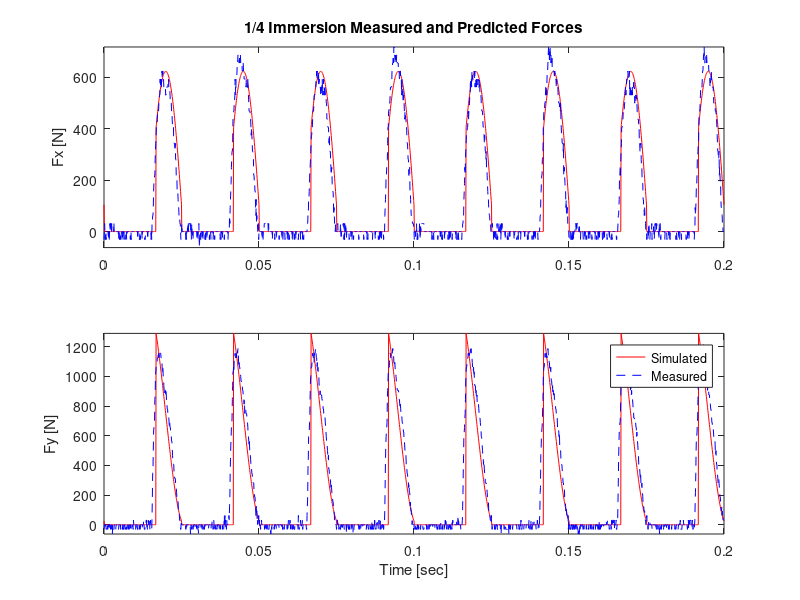
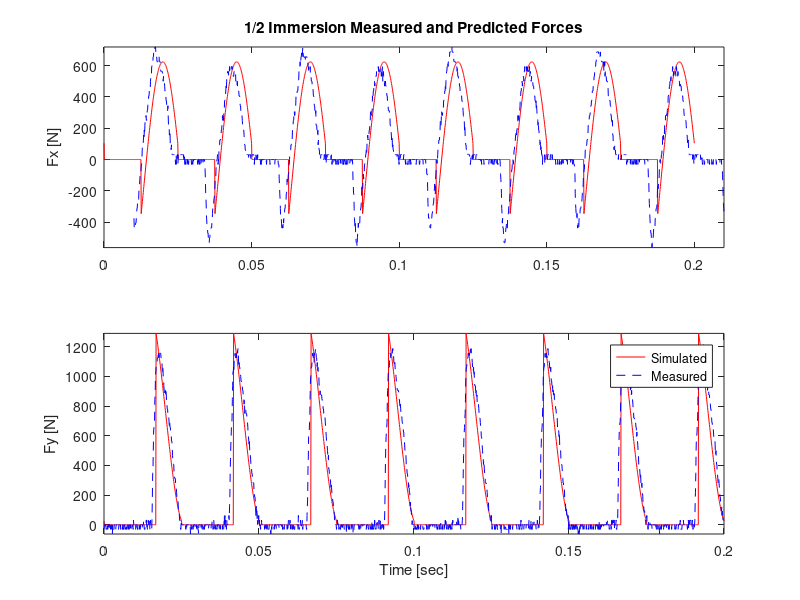
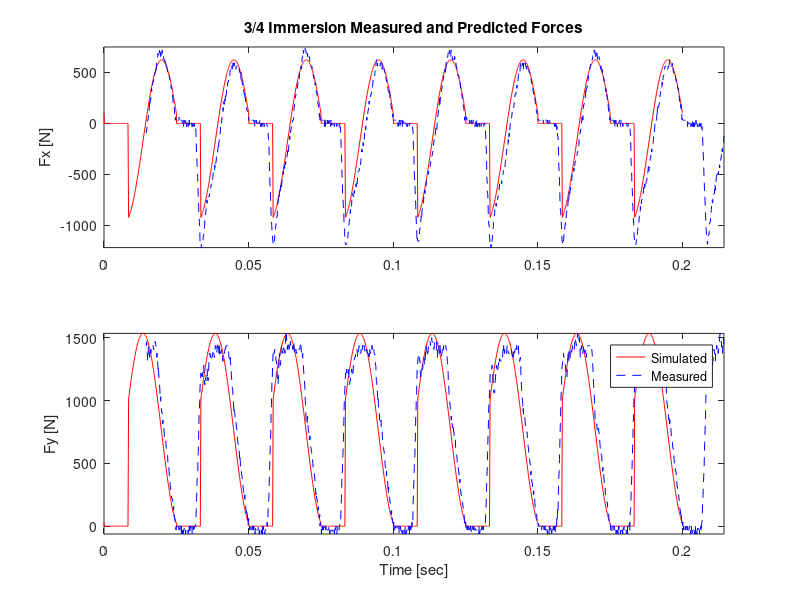
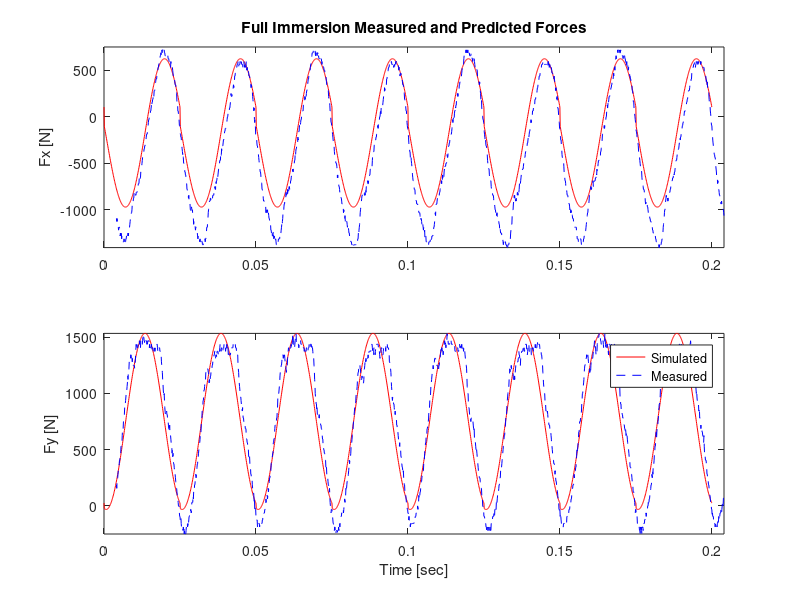

Here is the MATLAB script that generated these plots, in order:
% Project 2: Simulating End Mill Forces %
% Quarter Immersion %
% By: Keshav Iyengar: 20466956 %

% m file to simulate helical end milling forces %
clear;

% Angle conversions
d2r = pi/180; % degree to radian
r2d = 180/pi; % radian to degree

% Workpeice data %
% AL 6061 %
tau_s = 209.24; % shear strength [N/mm2]
phi_c = 27.67*d2r; % shear angle [rad]
B_a = 32.27*d2r; % Friction angle [rad]
kte = 23.66; % tangential edge force coefficent [N/mm]
kfe = 5.57; % normal edge force coefficent [N/mm]

% 4 flute HSS cylindrical endmill %
D = 25.4; % diameter [mm]
r = D/2; % radius [mm]
B = d2r*30.0; % helix angle [rad]
a_n = d2r*5.0; % normal rake angle [rad]
Nf = 2; % number of flutes []

% Machining conditions %
n = 1200; % spindle speed [rpm]
a = 4.0; % axis depth of cut [mm]
f = 1200; % feedrate [mm/min]
calib_factor = 200; % force calibration factor [N/V]

% Assumptions %
i = B; % oblique angle = helix angle [rad]
eta = i; % chip flow angle = oblique angle [rad] [Stabler's chip flow rule]
B_n=atan(tan(B_a)*cos(eta)); %[rad] Friction Coefficient Ba and Shear Stress, Ts, are the same in both orthogonal & Oblique Cutting
phi_n = phi_c; %[rad] Orthogonal Shear Angle = Normal Shear Angle in Oblique
a_r = a_n; %[rad] Orthogonal Normal Rake Angle = Rake Angle in Oblique 
kre = kfe; %[N/mm] Normal Edge Force Coefficient in Orthogonal Cutting is Equivalent to Radial Edge Force in Milling
% Feed Per Tooth
c = f/(Nf*n); % feed per tooth [mm]

% Cutting coefficents
den = sqrt(cos(phi_n+B_n-a_n)^2 + tan(eta)^2*sin(B_n)^2); % Denominator
ktc = (tau_s/sin(phi_c))*(cos(B_n-a_n)+tan(i)*tan(eta)*sin(B_n))/(den);
krc = (tau_s/sin(phi_c))*(cos(B_n-a_n)*tan(i)-tan(eta)*sin(B_n))/(den);
kfc = (tau_s/(sin(phi_c)*cos(i)))*((sin(B_n-a_n))/(den));

% Discritization %
Ts = 0.0001; % Sampling period [sec]
Trev = (n/60); % period of one revolution [sec]
rot_number = 4; % number of revolutions to consider []
dphi = Trev*2*pi*Ts; % angular increment
phi = (0:dphi:rot_number*2*pi); % rotation array for bottom of flute 1 [rad]
Nt = length(phi); % number of time (or rotation) samples to consider
t = (0:Ts:rot_number/Trev); % time array
%t_meas = (0:ts:(N_meas-1)*Ts)' % time array for measured forces [sec]

phi_p = (2*pi)/Nf; % Angle between teeth [rad]

% Vertical Integration %
dz = 0.1; % vertical integration increment [mm]
Nz = a/dz; % number of vertical segments
z = (dz:dz:a); % [mm] vertical integration array

% Immersion %
im = [0.25,0.5,0.75,1]*D; %[mm] Downmilling 1/4,1/2,3/4,1 

% allocate array; columns are each immersion%
Fx = zeros(length(im),Nt); % x axis force history [N]
Fy = zeros(length(im),Nt); % y axis force history [N]
Ft = zeros(length(im),Nt); % t axis force history [N]
F = zeros(length(im),Nt); % resultant force history (in x-y plane) [N] 
T = zeros(length(im),Nt); % torque history [N*m]
P = zeros(length(im),Nt); % Power history

% Main Loop for Simulation %
for count=1:length(im)
    phi_st = pi - (acos((r-im(count))/r)); % [rad] start angle
    phi_ex = pi; %[rad] exit angle
    for kt=1:Nt % Rotation counter
        for kz=1:Nz
            for kf=1:Nf
                phi_bottom = phi(kt) + phi_p*(kz-1); % Immersion angle for tooth
                si = ((2*tan(B)*z(kf))/D); % Correction factor for helx
                phi_cur = phi_bottom-si; % Current phi

                % Ensure current angle between 0 and 2pi
                if phi_cur>=0
                    phi_cur2=phi_cur-2*pi*floor(phi_cur/(2*pi));
                else
                    phi_cur2=phi_cur+2*pi*floor(-phi_cur/(2*pi)+1);
                end

                if (phi_cur2>=phi_st) && (phi_cur2 <=phi_ex)
                    h = c*sin(phi_cur2);

                    dFt = dz * (ktc * h + kte); % tangential force contribution [N]
                    dFr = dz * (krc * h + kre); % radial force contribution [N]
                    dFx = -dFt*cos(phi_cur2) - dFr*sin(phi_cur2); % x axis force contribution [N]
                    dFy = dFt*sin(phi_cur2) - dFr*cos(phi_cur2); % y axis force contribution [N]
                    % (dF dFR dFx dFy)

                    Ft(count,kt) = Ft(count,kt) + dFt; % Intregrate tangential force contribution
                    Fx(count,kt) = Fx(count,kt) + dFx; % Intregrate x axis force contribution
                    Fy(count,kt) = Fy(count,kt) + dFy; % Intregrate y axis force contribution
                end
            end
        end
        F(count,kt) = sqrt(Fx(count,kt)^2 + Fy(count,kt)^2); % resultant Cutting forces history [N]
        T(count,kt) = 1e-3*(D/2)*Ft(count,kt); % cutting torque history [N*m]
        P(count,kt) = T(count,kt)*n*2*pi/60; % Power [W]
    end
end

% Load Data file %
load DM_4mm_1_4C.dat; tmp1=DM_4mm_1_4C; clear DM_4mm_1_4C;
t_meas1 = tmp1(:,1) + 0.10; % Phase shift
Fx_meas1 = calib_factor*tmp1(:,3);
Fy_meas1 = calib_factor*tmp1(:,2);
F_meas1 = sqrt(Fx_meas1.*Fx_meas1 + Fy_meas1.*Fy_meas1); 
N_meas1 = length(Fx_meas1);

load DM_4mm_2_4C.dat; tmp2=DM_4mm_2_4C; clear DM_4mm_2_4C;
t_meas2 = tmp2(:,1) + 0.11015; % Phase shift
Fx_meas2 = calib_factor*tmp2(:,3);
Fy_meas2 = calib_factor*tmp2(:,2);
F_meas2 = sqrt(Fx_meas2.*Fx_meas2 + Fy_meas2.*Fy_meas2); 
N_meas2 = length(Fx_meas2);

load DM_4mm_3_4C.dat; tmp3=DM_4mm_3_4C; clear DM_4mm_3_4C;
t_meas3 = tmp3(:,1) + 0.1145; % Phase shift
Fx_meas3 = calib_factor*tmp3(:,3);
Fy_meas3 = calib_factor*tmp3(:,2);
F_meas3 = sqrt(Fx_meas3.*Fx_meas3 + Fy_meas3.*Fy_meas3); 
N_meas3 = length(Fx_meas3);

load DM_4mm_4_4C.dat; tmp4=DM_4mm_4_4C; clear DM_4mm_4_4C;
t_meas4 = tmp4(:,1) + 0.1041; % Phase shift
Fx_meas4 = calib_factor*tmp4(:,3);
Fy_meas4 = calib_factor*tmp4(:,2);
F_meas4 = sqrt(Fx_meas4.*Fx_meas4 + Fy_meas4.*Fy_meas4); 
N_meas4 = length(Fx_meas4);

% Plots Measured and Simulated %
% 1/4 Immersion Forces%
figure (1)  
subplot(2,1,1) 
plot(t,Fx(1,:),'r',t_meas1,Fx_meas1,'b--')
title('1/4 Immersion Measured and Predicted Forces'); 
ylabel('Fx [N]'); 
axis tight
subplot(2,1,2); 
plot(t,Fy(1,:),'r',t_meas1,Fy_meas1,'b--')
ylabel('Fy [N]'); 
xlabel('Time [sec]'); 
axis tight
legend ('Simulated','Measured')

%1/2 Immersion Forces %
figure(2)
subplot(2,1,1) 
plot(t,Fx(2,:),'r',t_meas2,Fx_meas2,'b--')
title('1/2 Immersion Measured and Predicted Forces'); 
ylabel('Fx [N]'); 
axis tight
subplot(2,1,2); 
plot(t,Fy(1,:),'r',t_meas1,Fy_meas1,'b--')
ylabel('Fy [N]'); 
xlabel('Time [sec]'); 
axis tight
legend ('Simulated','Measured')

%3/4 Immersion Forces %
figure(3)
subplot(2,1,1) 
plot(t,Fx(3,:),'r',t_meas3,Fx_meas3,'b--')
title('3/4 Immersion Measured and Predicted Forces'); 
ylabel('Fx [N]'); 
axis tight
subplot(2,1,2); 
plot(t,Fy(3,:),'r',t_meas3,Fy_meas3,'b--')
ylabel('Fy [N]'); 
xlabel('Time [sec]'); 
axis tight
legend ('Simulated','Measured')

%Full Immersion Forces %
figure(4)
subplot(2,1,1) 
plot(t,Fx(4,:),'r',t_meas4,Fx_meas4,'b--')
title('Full Immersion Measured and Predicted Forces'); 
ylabel('Fx [N]'); 
axis tight
subplot(2,1,2); 
plot(t,Fy(4,:),'r',t_meas4,Fy_meas4,'b--')
ylabel('Fy [N]'); 
xlabel('Time [sec]'); 
axis tight
legend ('Simulated','Measured')

% Plot Total Force %
figure (5)
subplot(4,1,1)
plot(t,F(1,:),'r', t_meas1,F_meas1,'r--')
title('Total Force Vs. Time')
legend ('1/4 Imm. Simulated', '1/4 Imm. Measured')
ylabel('Force [N]')
subplot(4,1,2)
plot(t,F(2,:),'b',(t_meas2+0.0025),F_meas2,'b--')
ylabel('Force [N]')
legend ('1/2 Imm. Simulated', '1/2 Imm. Measured')
subplot(4,1,3)
plot(t,F(3,:),'g',t_meas3,F_meas3,'g--')
ylabel('Force [N]')
legend ('3/4 Imm. Simulated', '3/4 Imm. Measured')
subplot(4,1,4)
plot(t,F(4,:),'k',t_meas4,F_meas4,'k--')
ylabel('Force [N]')
xlabel('Time [s]')
legend ('Full Imm. Simulated', 'Full Imm. Measured')


% Plot Torque %
figure (6)
subplot(4,1,1)
plot(t,T(1,:),'r')
title('Simulated Torque Vs. Time')
legend ('1/4 Immersion')
ylabel('Torque [Nm]')
subplot(4,1,2)
plot(t,T(2,:),'b')
ylabel('Torque [Nm]')
legend ('1/2 Immersion')
subplot(4,1,3)
plot(t,T(3,:),'g')
ylabel('Torque [Nm]')
legend ('3/4 Immersion')
subplot(4,1,4)
plot(t,T(4,:),'k')
ylabel('Torque [Nm]')
xlabel('Time [s]')
legend ('Full Immersion')
 
% Plot Power %
figure (7)
subplot(4,1,1)
plot(t,P(1,:),'r')
title('Simulated Power Vs. Time')
legend ('1/4 Immersion')
ylabel('Power [W]')
axis tight
subplot(4,1,2)
plot(t,P(2,:),'b')
ylabel('Power [W]')
legend ('1/2 Immersion')
axis tight
subplot(4,1,3)
plot(t,P(3,:),'g')
ylabel('Power [W]')
legend ('3/4 Immersion')
axis tight
subplot(4,1,4)
plot(t,P(4,:),'k')
ylabel('Power [W]')
xlabel('Time [s]')
legend ('Full Immersion')
axis tight
